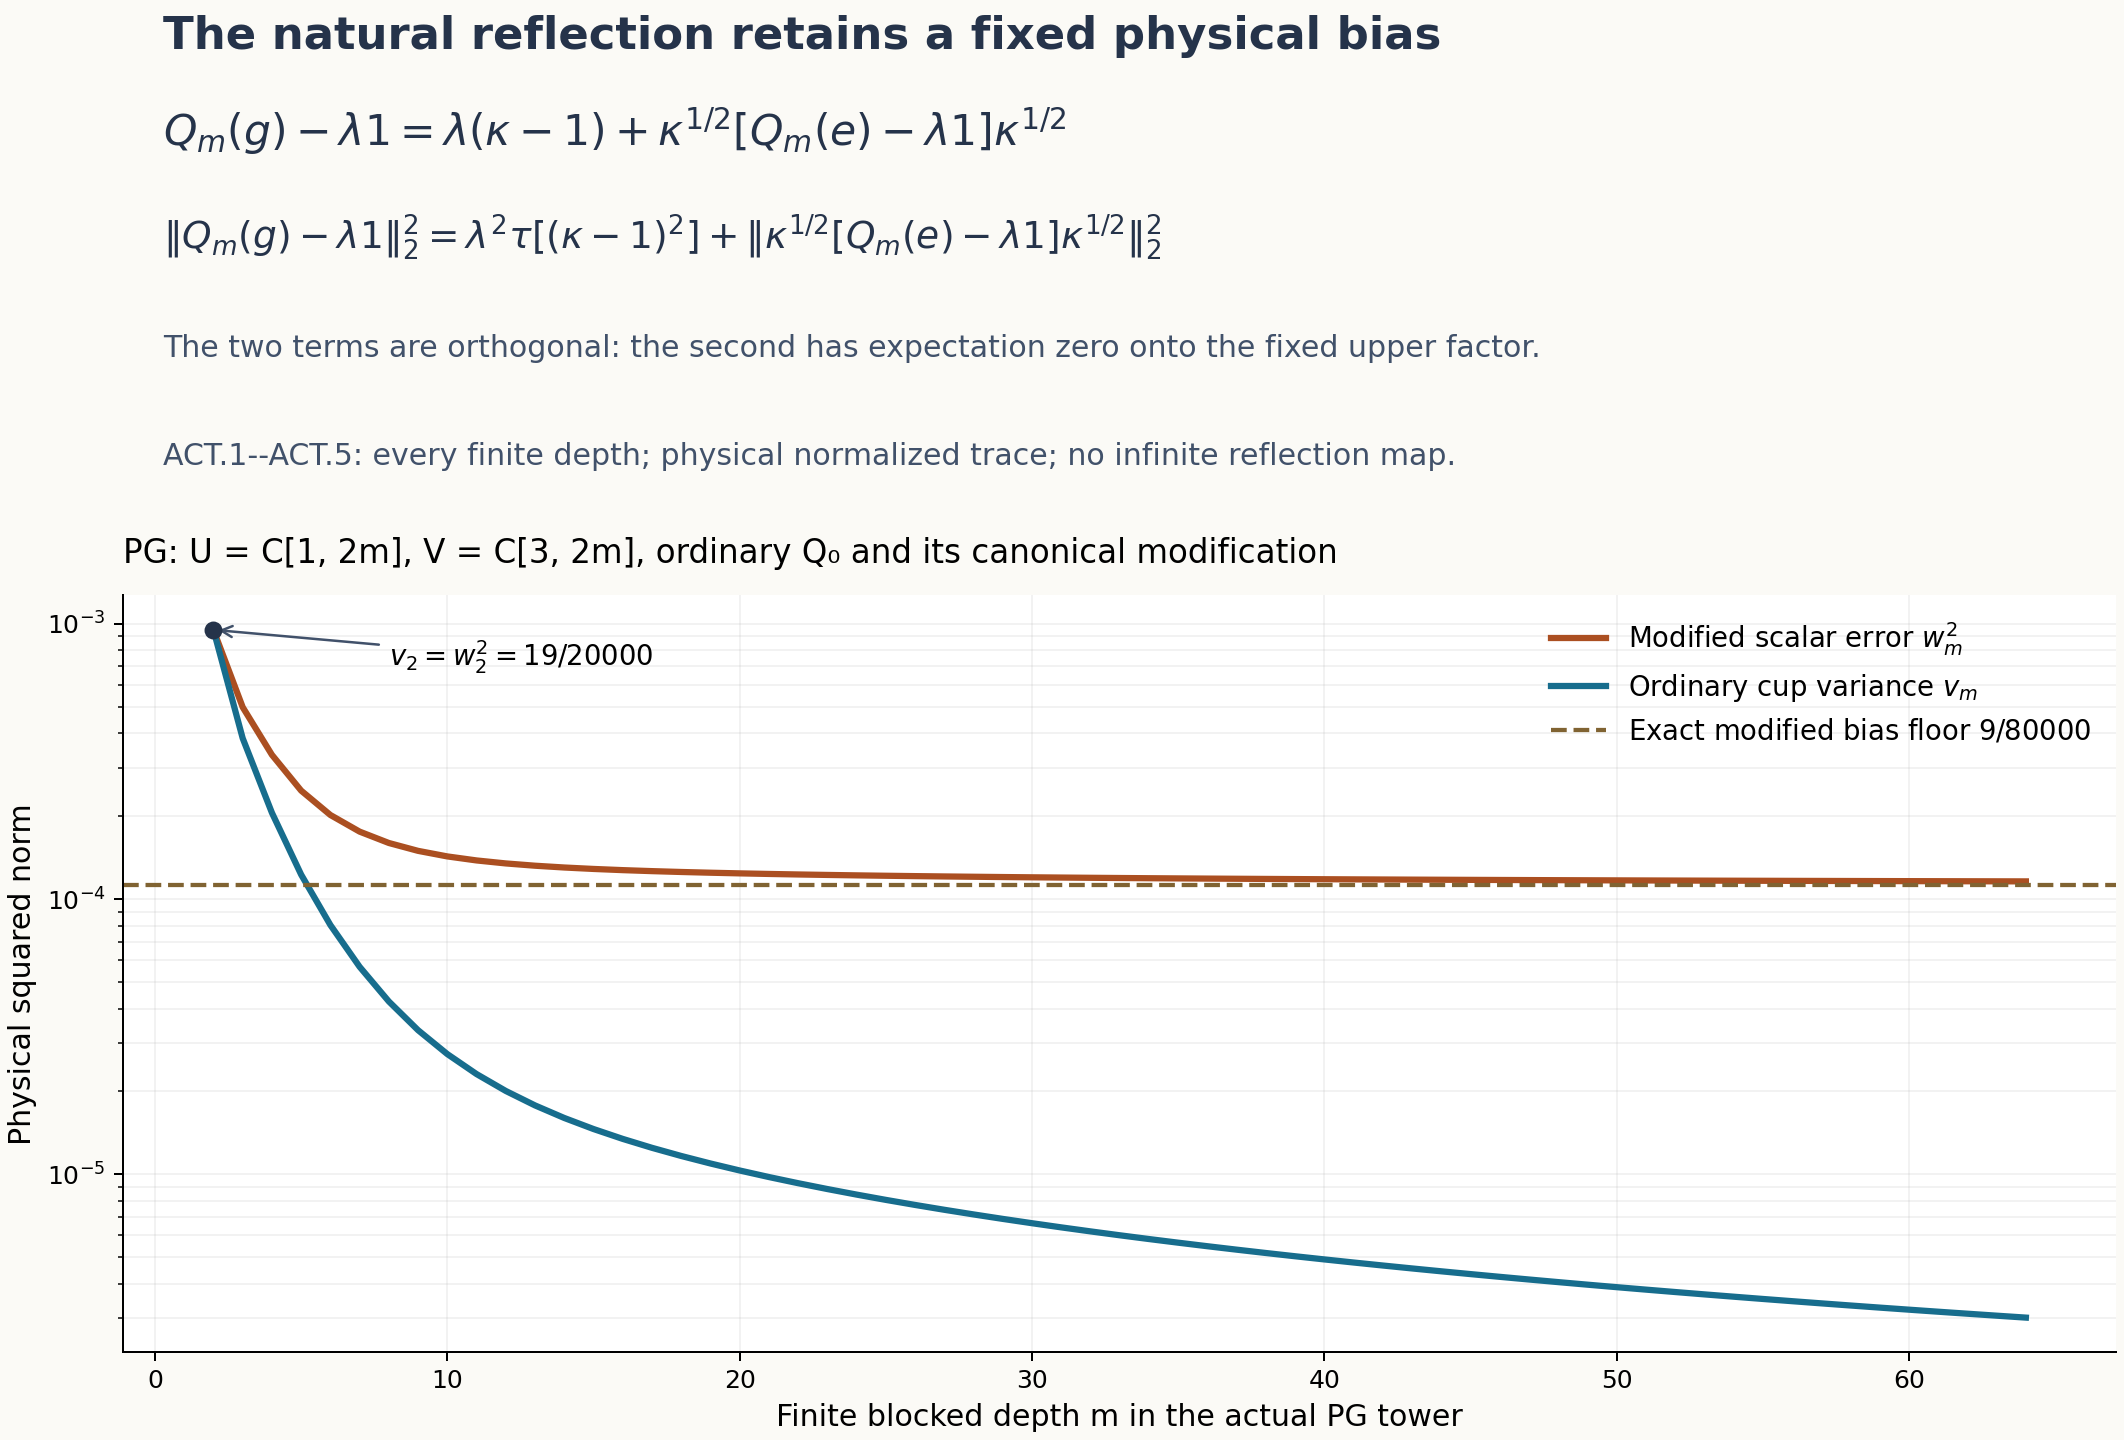

Source code (Python):
"""Independent CC0 exact checks for the physical modified-cup bias.

The PG input is the proved actual S_3 x Z tower PG1--PG18, not a new
subfactor construction. No asymptotic assertion is inferred from computation.
"""
from __future__ import annotations

from collections import Counter
from fractions import Fraction as F
from itertools import product
from pathlib import Path
import json
import math

ROOT = Path(__file__).resolve().parent
ID = (0, 1, 2)
A = (1, 0, 2)
B = (0, 2, 1)
ONE = (ID, 0)
LABELS = (ONE, (A, 1), (B, 0))
ODD = (F(1, 4), F(1, 2), F(1, 4))
EVEN = (F(2, 5), F(1, 5), F(2, 5))
LAMBDA = F(1, 100)


def mul(g, h):
    p, r = g
    q, s = h
    return tuple(p[q[j]] for j in range(3)), r + s


def inv(g):
    p, r = g
    q = [0, 0, 0]
    for i, j in enumerate(p):
        q[j] = i
    return tuple(q), -r


def pow2(r):
    return F(2**r) if r >= 0 else F(1, 2**(-r))


def convolution(x, y):
    out = Counter()
    for g, a in x.items():
        for h, b in y.items():
            out[mul(g, h)] += a * b
    return out


H = Counter(mul(inv(a), c) for a in LABELS for c in LABELS)
PREFIX = [(a, c, mul(inv(LABELS[a]), LABELS[c]), ODD[a] * EVEN[c])
          for a in range(3) for c in range(3)]


def rational_row(m, tail, suffix):
    """Haar coefficients on actual U=C_[1,2m], V=C_[3,2m]."""
    suffix_prob = {h: F(n, 10**(m-1)) / pow2(h[1])
                   for h, n in suffix.items()}
    assert sum(suffix_prob.values()) == 1
    assert sum(F(n, 10**(m-1))*pow2(h[1]) for h,n in suffix.items()) == 1
    ordinary = modified = excess = cross = F(0)
    for a, c, p, physical_weight in PREFIX:
        kappa = pow2(2*p[1])
        assert physical_weight == F(1,10)/pow2(p[1])
        assert kappa*physical_weight == EVEN[a]*ODD[c]
        mean = F(0)
        for h, n in suffix.items():
            coefficient = physical_weight*F(tail.get(mul(p,h),0), n)
            prob = suffix_prob[h]
            centered = coefficient-LAMBDA
            mean += prob*coefficient
            ordinary += physical_weight*prob*centered**2
            modified += physical_weight*prob*(kappa*coefficient-LAMBDA)**2
            excess += physical_weight*prob*kappa**2*centered**2
            cross += physical_weight*prob*kappa*(kappa-1)*centered
        assert mean == LAMBDA
    floor = LAMBDA**2 * sum(w*(pow2(2*p[1])-1)**2 for _,_,p,w in PREFIX)
    assert floor == F(9,80000)
    assert cross == 0
    assert modified == floor+excess
    assert F(1,16)*ordinary <= excess <= 16*ordinary
    return {'m':m, 'ordinary_variance':str(ordinary), 'modified_scalar_error':str(modified),
            'bias_floor':str(floor), 'centered_excess':str(excess),
            'orthogonal_cross_term':str(cross), 'normalization_checks':'exact'}


def float_row(m, tail, suffix):
    # Integers remain exact; only the plotted trace arithmetic uses float.
    den = 10**(m-1)
    ordinary = modified = excess = 0.0
    for _,_,p,physical_weight in PREFIX:
        weight = float(physical_weight)
        kappa = math.ldexp(1.0,2*p[1])
        for h,n in suffix.items():
            prob = n/den * math.ldexp(1.0,-h[1])
            coefficient = weight*tail.get(mul(p,h),0)/n
            centered = coefficient-float(LAMBDA)
            ordinary += weight*prob*centered**2
            modified += weight*prob*(kappa*coefficient-float(LAMBDA))**2
            excess += weight*prob*kappa**2*centered**2
    floor = float(F(9,80000))
    assert abs(modified-floor-excess) < 2e-15
    return {'m':m,'ordinary_variance':ordinary,'modified_scalar_error':modified,
            'centered_excess':excess,'bias_floor':floor}


def density_floor(weights, coefficients, cup):
    assert sum(weights)==1 and sum(w*k for w,k in zip(weights,coefficients))==1
    variance = sum(w*(k-1)**2 for w,k in zip(weights,coefficients))
    return {'density_variance':str(variance),'cup_parameter':str(cup),
            'bias_floor':str(cup**2*variance)}


def sparse_matrix_unit_check():
    """Separate Q(sqrt(2)) matrix-unit check at the actual first blocked stage."""
    def add(x,y):
        return x[0]+y[0],x[1]+y[1]
    def mult(x,y):
        return x[0]*y[0]+2*x[1]*y[1],x[0]*y[1]+x[1]*y[0]
    zero=(F(0),F(0))
    def charge(word,start=1):
        g=ONE
        for pos,j in enumerate(word,start):
            g=mul(g,inv(LABELS[j]) if pos%2 else LABELS[j])
        return g
    def square(matrix):
        ans={}
        for (u,v),a in matrix.items():
            for (v2,w),b in matrix.items():
                if v2==v:
                    ans[u,w]=add(ans.get((u,w),zero),mult(a,b))
        return {k:v for k,v in ans.items() if v!=zero}
    words=list(product(range(3),repeat=4))
    weight={u:ODD[u[0]]*EVEN[u[1]]*ODD[u[2]]*EVEN[u[3]] for u in words}
    suffix_blocks={}
    for u in product(range(3),repeat=2):
        suffix_blocks.setdefault(charge(u,start=3),[]).append(u)
    mats={}
    for name,sign in [('ordinary',1),('modified',-1)]:
        q={}
        for a,c,b,d in product(range(3),repeat=4):
            row=(a,c,c,a); col=(b,d,d,b)
            exponent=sign*((a==1)-(c==1)+(b==1)-(d==1))
            coefficient=F(1,10)*pow2(exponent//2)
            q[row,col]=(coefficient,F(0)) if exponent%2==0 else (F(0),coefficient)
            assert charge(row)==charge(col)==ONE
        assert square(q)==q
        trace=sum(weight[u]*q[u,u][0] for u in [(a,c,c,a) for a,c in product(range(3),repeat=2)])
        assert trace==LAMBDA
        averaged={}
        for (u,v),value in q.items():
            if u[2:]!=v[2:]:
                continue
            block=suffix_blocks[charge(u[2:],start=3)]
            for tailword in block:
                row=u[:2]+tailword; col=v[:2]+tailword
                new=value[0]/len(block),value[1]/len(block)
                averaged[row,col]=add(averaged.get((row,col),zero),new)
        assert all(u==v and z[1]==0 for (u,v),z in averaged.items())
        variance=sum(weight[u]*(averaged.get((u,u),zero)[0]-LAMBDA)**2 for u in words)
        assert variance==F(19,20000)
        mats[name]={'projection_check':'exact Q(sqrt(2))','physical_trace':str(trace),
                    'physical_Haar_scalar_error':str(variance),
                    'Haar_matrix_units':sum(len(b)**2 for b in suffix_blocks.values())}
    return mats


def run():
    exact=[]
    plotted=[]
    tail=Counter({ONE:1})
    suffix=H
    for m in range(2,65):
        if m<=12:
            exact.append(rational_row(m,tail,suffix))
        plotted.append(float_row(m,tail,suffix))
        tail=suffix
        suffix=convolution(suffix,H)
    assert exact[0]['ordinary_variance']=='19/20000'
    assert exact[0]['modified_scalar_error']=='19/20000'
    assert exact[0]['centered_excess']=='67/80000'
    for x,y in zip(plotted,plotted[1:]):
        assert y['ordinary_variance']<=x['ordinary_variance']+2e-15
        assert y['modified_scalar_error']<=x['modified_scalar_error']+2e-15
    data={'schema':'physical-modified-cup-bias-checks/v1','license':'CC0-1.0',
          'mathematical_scope':'ACT.1--ACT.8 finite bias and actual PG Haar values; no general bicommutant proof',
          'one_step_floors':{
              'weighted_spin_p_1_4':density_floor([F(1,4),F(3,4)],[F(3),F(1,3)],F(3,16)),
              'PG_target_j_even':density_floor(EVEN,[F(5,8),F(5,2),F(5,8)],F(1,10)),
              'PG_target_j_odd':density_floor(ODD,[F(8,5),F(2,5),F(8,5)],F(1,10))},
          'separate_sparse_matrix_unit_check':sparse_matrix_unit_check(),
          'exact_PG_blocked_rows':exact,'plotted_PG_blocked_rows':plotted,
          'figure_boundary':'Actual finite physical Haar values. PG14 proves their stated limit; samples do not prove a convergence rate.'}
    (ROOT/'physical-cup-bias-checks.json').write_text(json.dumps(data,indent=2),encoding='utf-8')
    print(json.dumps({'exact_rows':len(exact),'plotted_rows':len(plotted),
                      'initial_blocked_row':exact[0],'one_step_floors':data['one_step_floors'],
                      'last_plotted_row':plotted[-1]},indent=2))
    make_figure(data)


def make_figure(data):
    import matplotlib
    matplotlib.use('Agg')
    import matplotlib.pyplot as plt
    fig = plt.figure(figsize=(11.8,8.0),facecolor='#fbfaf6',layout='constrained')
    gs = fig.add_gridspec(2,1,height_ratios=[0.68,1.0])
    top=fig.add_subplot(gs[0]); top.axis('off')
    top.text(0.02,0.92,'The natural reflection retains a fixed physical bias',
             fontsize=18,fontweight='bold',color='#25334a',transform=top.transAxes)
    top.text(0.02,0.73,r'$Q_m(g)-\lambda 1=\lambda(\kappa-1)+\kappa^{1/2}[Q_m(e)-\lambda 1]\kappa^{1/2}$',
             fontsize=17,color='#25334a',transform=top.transAxes)
    top.text(0.02,0.53,r'$\|Q_m(g)-\lambda 1\|_2^2=\lambda^2\tau[(\kappa-1)^2]+\|\kappa^{1/2}[Q_m(e)-\lambda 1]\kappa^{1/2}\|_2^2$',
             fontsize=15,color='#25334a',transform=top.transAxes)
    top.text(0.02,0.32,'The two terms are orthogonal: the second has expectation zero onto the fixed upper factor.',
             fontsize=12,color='#41516a',transform=top.transAxes)
    top.text(0.02,0.11,'ACT.1--ACT.5: every finite depth; physical normalized trace; no infinite reflection map.',
             fontsize=12,color='#41516a',transform=top.transAxes)
    ax=fig.add_subplot(gs[1]); ax.set_facecolor('#ffffff')
    rows=data['plotted_PG_blocked_rows']; depths=[r['m'] for r in rows]
    ax.semilogy(depths,[r['modified_scalar_error'] for r in rows],color='#ab4f21',lw=2.5,
                label=r'Modified scalar error $w_m^2$')
    ax.semilogy(depths,[r['ordinary_variance'] for r in rows],color='#176d8d',lw=2.5,
                label=r'Ordinary cup variance $v_m$')
    ax.axhline(float(F(9,80000)),color='#806332',ls='--',lw=1.7,
               label=r'Exact modified bias floor $9/80000$')
    ax.scatter([2],[float(F(19,20000))],s=38,color='#25334a',zorder=4)
    ax.annotate(r'$v_2=w_2^2=19/20000$',xy=(2,float(F(19,20000))),xytext=(8,0.00070),
                fontsize=11,arrowprops={'arrowstyle':'->','color':'#41516a'})
    ax.set_xlabel('Finite blocked depth m in the actual PG tower',fontsize=12)
    ax.set_ylabel('Physical squared norm',fontsize=12)
    ax.set_title('PG: U = C[1, 2m], V = C[3, 2m], ordinary Q₀ and its canonical modification',
                 loc='left',fontsize=13,pad=13)
    ax.grid(alpha=0.16,which='both'); ax.legend(loc='upper right',fontsize=11,frameon=False)
    ax.spines[['top','right']].set_visible(False)
    fig.savefig(ROOT/'physical-modified-cup-bias-v27.png',dpi=180,facecolor=fig.get_facecolor())
    plt.close(fig)


if __name__=='__main__':
    run()
